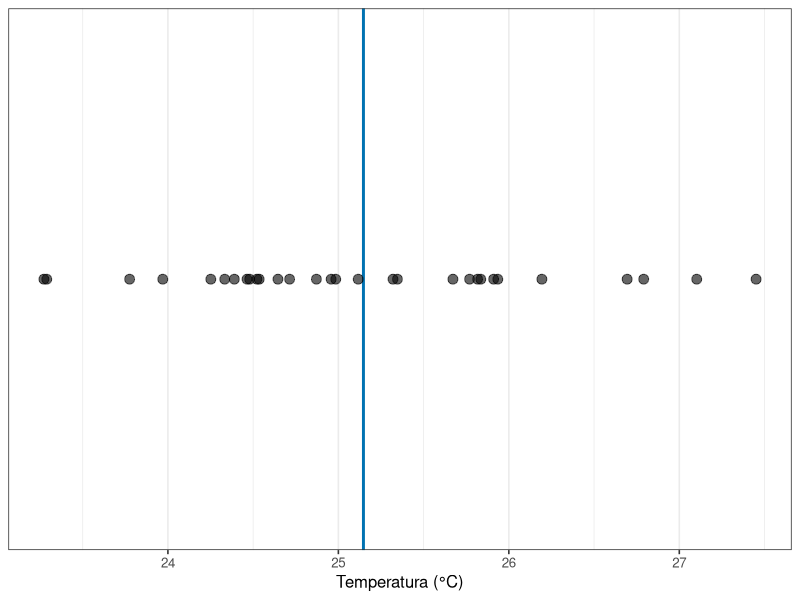

The R source for this figure:
## ---- chunk 1
#| include: false
library(tidyverse)
theme_set(theme_bw(base_size = 12))
## ---- chunk 2
#| echo: false
tibble(
  poca = c(1, 2, 3, 4, 5),
  temperatura = c(25.4, 25.9, 24.8, 26.3, 25.1),
  profundidade = c(12, 8, 20, 6, 15),
  sombreamento = c("baixo", "baixo", "alto", "baixo", "médio")
) |>
  knitr::kable(
    col.names = c("Poça", "Temperatura (°C)", "Profundidade (cm)", "Sombreamento"),
    caption = "Cinco poças de maré: cada linha é uma poça, cada coluna é uma característica medida."
  )
## ---- chunk 3
#| echo: false
#| label: fig-pread01-espalhamento
#| fig-cap: "Temperatura medida em trinta poças de maré. A linha marca a média das trinta medidas."
#| fig-alt: "Gráfico de pontos mostrando trinta valores de temperatura espalhados ao longo do eixo, com uma linha vertical marcando a média das trinta medidas. A maioria dos pontos fica próxima da linha e poucos ficam nas extremidades."
#| fig-height: 3.2

pocas <- tibble(
  poca = 1:30,
  temperatura = rnorm(30, mean = 25.5, sd = 1.1)
)

ggplot(pocas, aes(x = temperatura, y = 0)) +
  geom_vline(xintercept = mean(pocas$temperatura), linewidth = 1, colour = "#0072B2") +
  geom_point(size = 3, alpha = 0.6) +
  labs(x = "Temperatura (°C)", y = NULL) +
  scale_y_continuous(breaks = NULL)
